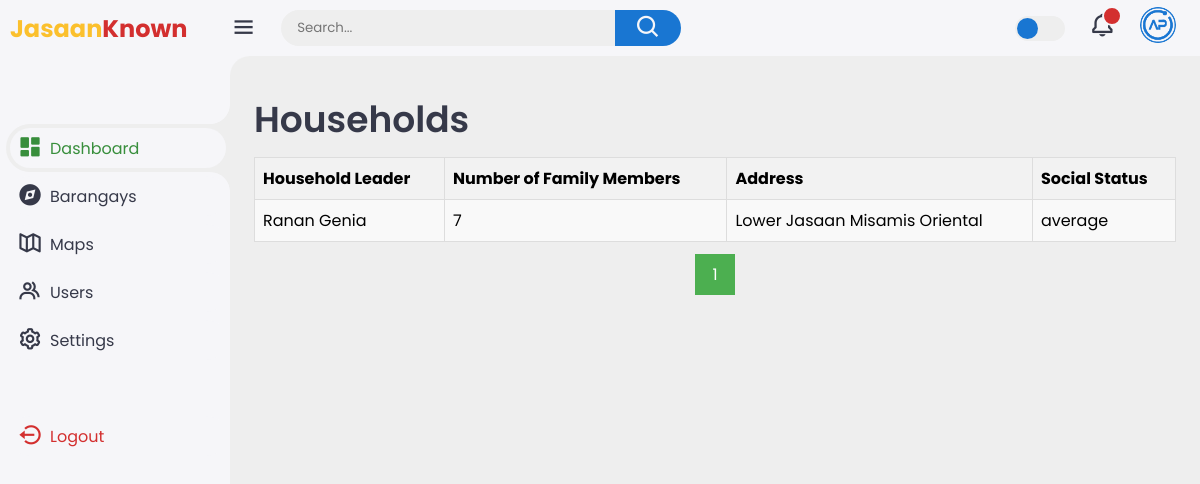
Page /household.php on the committed database.
### tables this page shows
CREATE TABLE `household` (
  `ID` int(11) NOT NULL,
  `household_leader` varchar(255) NOT NULL,
  `number` text DEFAULT NULL,
  `address` varchar(255) DEFAULT NULL,
  `social_status` enum('indigent','average','above average') DEFAULT NULL
);

### household.php (the view, shortened to what this page needs)
<?php
require_once('config.php');
$sql = "SELECT COUNT(*) AS total FROM household";
$result = $conn->query($sql);
$row = $result->fetch_assoc();
$total_records = $row['total'];
$records_per_page = 100;
$total_pages = ceil($total_records / $records_per_page);
$current_page = isset($_GET['page']) ? $_GET['page'] : 1;
$start_from = ($current_page - 1) * $records_per_page;
$sql = "SELECT * FROM household LIMIT $start_from, $records_per_page";
$result = $conn->query($sql);
?>
<!DOCTYPE html>
<html lang="en">
<head>
    <link href='https://unpkg.com/boxicons@2.1.4/css/boxicons.min.css' rel='stylesheet'>
    <link rel="stylesheet" href="style.css">
</head>
</head>
<body>
    <div class="sidebar">
        <a href="#" class="logo">
            <div class="logo-name"><span>Jasaan</span>Known</div>
        </a>
        <ul class="side-menu">
            <li class="active"><a href="dashboard.php" onclick="redirectTo('dashboard.php')"><i class='bx bxs-dashboard'></i>Dashboard</a></li>
            <li class=""><a href="barangay.php" onclick="redirectTo('barangay.php')"><i class='bx bxs-compass'></i>Barangays</a></li>
            <li class=""><a href="#" onclick="redirectTo('maps.php')"><i class='bx bx-map-alt'></i>Maps</a></li>
            <li class=""><a href="#" onclick="redirectTo('users.php')"><i class='bx bx-group'></i>Users</a></li>
            <li class=""><a href="#" onclick="redirectTo('settings.php')"><i class='bx bx-cog'></i>Settings</a></li>
        </ul>
        <ul class="side-menu">
            <li>
                <a href="#" class="logout">
                    <i class='bx bx-log-out-circle'></i>
                    Logout
                </a>
            </li>
        </ul>
    </div>
    <div class="content">
        <nav>
            <i class='bx bx-menu'></i>
            <form action="#">
                <div class="form-input">
                    <input type="search" placeholder="Search...">
                    <button class="search-btn" type="submit"><i class='bx bx-search'></i></button>
                </div>
            </form>
            <label for="theme-toggle" class="theme-toggle"></label>
            <a href="#" class="notif">
                <i class='bx bx-bell'></i>
                <span class="count"></span>
            </a>
            <a href="#" class="profile">
                <img src="images/logo.png">
            </a>
        </nav>
        <main>
            <div class="header">
                <div class="left">
                    <h1>Households</h1>
                </div>
            </div>
            <div class="table-container">
                <table>
                    <thead>
                        <tr>
                            <th>Household Leader</th>
                            <th>Number of Family Members</th>
                            <th>Address</th>
                            <th>Social Status</th>
                        </tr>
                    </thead>
                    <tbody>
                        <?php
                        if ($result->num_rows > 0) {
                            while ($row = $result->fetch_assoc()) {
                                echo "<tr>";
                                echo "<td>" . $row["household_leader"] . "</td>";
                                echo "<td>" . $row["number"] . "</td>";
                                echo "<td>" . $row["address"] . "</td>";
                                echo "<td>" . $row["social_status"] . "</td>";
                                echo "</tr>";
                            }
                        } else {
                            echo "<tr><td colspan='5'>No residents found</td></tr>";
                        }
                        ?>
                    </tbody>
                </table>
                <div class="pagination">
                    <?php
                    for ($i = 1; $i <= $total_pages; $i++) {
                        echo "<a href='?page=$i'";
                        if ($i == $current_page) echo " class='active'";
                        echo ">$i</a>";
                    }
                    ?>
                </div>
            </div>
        </main>
    </div>
</body>
</html>

### style.css (style rules this page uses)
:root { --light: #f6f6f9; --primary: #1976D2; --light-primary: #CFE8FF; --grey: #eee; --dark-grey: #AAAAAA; --dark: #363949; --danger: #D32F2F; --light-danger: #FECDD3; --warning: #FBC02D; --light-warning: #FFF2C6; --success: #388E3C; --light-success: #BBF7D0; }
* { margin: 0; padding: 0; box-sizing: border-box; font-family: 'Poppins', sans-serif; }
.bx { font-size: 1.7rem; }
a { text-decoration: none; }
li { list-style: none; }
html { overflow-x: hidden; }
body { background: var(--grey); overflow-x: hidden; }
.sidebar { position: fixed; top: 0; left: 0; background: var(--light); width: 230px; height: 100%; z-index: 2000; overflow-x: hidden; scrollbar-width: none; transition: all 0.3s ease; }
.sidebar .logo { font-size: 24px; font-weight: 700; height: 56px; display: flex; align-items: center; color: var(--danger); z-index: 500; padding-bottom: 20px; box-sizing: content-box; }
.sidebar .logo .logo-name { margin-left: 10px; }
.sidebar .logo .logo-name span { color: var(--warning); }
.sidebar .side-menu { width: 100%; margin-top: 48px; }
.sidebar .side-menu li { height: 48px; background: transparent; margin-left: 6px; border-radius: 48px 0 0 48px; padding: 4px; }
.sidebar .side-menu li.active { background: var(--grey); position: relative; }
.sidebar .side-menu li.active::before { content: ""; position: absolute; width: 40px; height: 40px; border-radius: 50%; top: -40px; right: 0; box-shadow: 20px 20px 0 var(--grey); z-index: -1; }
.sidebar .side-menu li.active::after { content: ""; position: absolute; width: 40px; height: 40px; border-radius: 50%; bottom: -40px; right: 0; box-shadow: 20px -20px 0 var(--grey); z-index: -1; }
.sidebar .side-menu li a { width: 100%; height: 100%; background: var(--light); display: flex; align-items: center; border-radius: 48px; font-size: 16px; color: var(--dark); white-space: nowrap; overflow-x: hidden; transition: all 0.3s ease; }
.sidebar .side-menu li.active a { color: var(--success); }
.sidebar .side-menu li a .bx { min-width: calc(60px - ((4px + 6px) * 2)); display: flex; font-size: 1.6rem; justify-content: center; }
.sidebar .side-menu li a.logout { color: var(--danger); }
.content { position: relative; width: calc(100% - 230px); left: 230px; transition: all 0.3s ease; }
.content nav { height: 56px; background: var(--light); padding: 0 24px 0 0; display: flex; align-items: center; grid-gap: 24px; position: sticky; top: 0; left: 0; z-index: 1000; }
.content nav::before { content: ""; position: absolute; width: 40px; height: 40px; bottom: -40px; left: 0; border-radius: 50%; box-shadow: -20px -20px 0 var(--light); }
.content nav a { color: var(--dark); }
.content nav .bx.bx-menu { cursor: pointer; color: var(--dark); }
.content nav form { max-width: 400px; width: 100%; margin-right: auto; }
.content nav form .form-input { display: flex; align-items: center; height: 36px; }
.content nav form .form-input input { flex-grow: 1; padding: 0 16px; height: 100%; border: none; background: var(--grey); border-radius: 36px 0 0 36px; outline: none; width: 100%; color: var(--dark); }
.content nav form .form-input button { width: 80px; height: 100%; display: flex; justify-content: center; align-items: center; background: var(--primary); color: var(--light); font-size: 18px; border: none; outline: none; border-radius: 0 36px 36px 0; cursor: pointer; }
.content nav .notif { font-size: 20px; position: relative; }
.content nav .notif .count { position: absolute; top: -6px; right: -6px; width: 20px; height: 20px; background: var(--danger); border-radius: 50%; color: var(--light); border: 2px solid var(--light); font-weight: 700; font-size: 12px; display: flex; align-items: center; justify-content: center; }
.content nav .profile img { width: 36px; height: 36px; object-fit: cover; border-radius: 50%; }
.content nav .theme-toggle { display: block; min-width: 50px; height: 25px; background: var(--grey); cursor: pointer; position: relative; border-radius: 25px; }
.content nav .theme-toggle::before { content: ""; position: absolute; top: 2px; left: 2px; bottom: 2px; width: calc(25px - 4px); background: var(--primary); border-radius: 50%; transition: all 0.3s ease; }
.content main { width: 100%; padding: 36px 24px; max-height: calc(100vh - 56px); }
.content main .header { display: flex; align-items: center; justify-content: space-between; grid-gap: 16px; flex-wrap: wrap; }
.content main .header .left h1 { font-size: 36px; font-weight: 600; margin-bottom: 10px; color: var(--dark); }

### rows in the picture
household: household_leader "Ranan Genia", number "7", address "Lower Jasaan Misamis Oriental", social_status "average"
